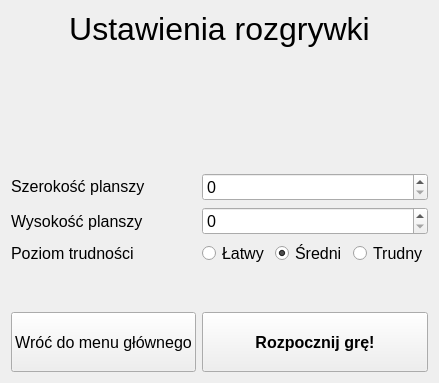
      <widget class="QWidget" name="optionGamePage">
       <layout class="QGridLayout" name="gridLayout_2">
        <item row="7" column="0" colspan="2">
         <spacer name="verticalSpacer_2">
          <property name="orientation">
           <enum>Qt::Vertical</enum>
          </property>
          <property name="sizeHint" stdset="0">
           <size>
            <width>20</width>
            <height>40</height>
           </size>
          </property>
         </spacer>
        </item>
        <item row="5" column="1">
         <widget class="QSpinBox" name="spinBoxHeight">
          <property name="sizePolicy">
           <sizepolicy hsizetype="Minimum" vsizetype="Preferred">
            <horstretch>0</horstretch>
            <verstretch>0</verstretch>
           </sizepolicy>
          </property>
          <property name="font">
           <font>
            <pointsize>12</pointsize>
           </font>
          </property>
         </widget>
        </item>
        <item row="6" column="0">
         <widget class="QLabel" name="labelLevel">
          <property name="font">
           <font>
            <pointsize>12</pointsize>
           </font>
          </property>
          <property name="autoFillBackground">
           <bool>true</bool>
          </property>
          <property name="text">
           <string>Poziom trudności</string>
          </property>
          <property name="margin">
           <number>10</number>
          </property>
          <property name="indent">
           <number>0</number>
          </property>
         </widget>
        </item>
        <item row="9" column="1">
         <widget class="QPushButton" name="buttonStartGame">
          <property name="sizePolicy">
           <sizepolicy hsizetype="Preferred" vsizetype="Preferred">
            <horstretch>0</horstretch>
            <verstretch>0</verstretch>
           </sizepolicy>
          </property>
          <property name="minimumSize">
           <size>
            <width>0</width>
            <height>60</height>
           </size>
          </property>
          <property name="font">
           <font>
            <pointsize>12</pointsize>
            <weight>75</weight>
            <bold>true</bold>
           </font>
          </property>
          <property name="cursor">
           <cursorShape>PointingHandCursor</cursorShape>
          </property>
          <property name="text">
           <string>Rozpocznij grę!</string>
          </property>
         </widget>
        </item>
        <item row="4" column="1">
         <widget class="QSpinBox" name="spinBoxWidth">
          <property name="sizePolicy">
           <sizepolicy hsizetype="Minimum" vsizetype="Preferred">
            <horstretch>0</horstretch>
            <verstretch>0</verstretch>
           </sizepolicy>
          </property>
          <property name="font">
           <font>
            <pointsize>12</pointsize>
           </font>
          </property>
         </widget>
        </item>
        <item row="0" column="0" colspan="2">
         <widget class="QLabel" name="labelHeader">
          <property name="font">
           <font>
            <pointsize>24</pointsize>
           </font>
          </property>
          <property name="text">
           <string>Ustawienia rozgrywki</string>
          </property>
          <property name="alignment">
           <set>Qt::AlignCenter</set>
          </property>
         </widget>
        </item>
        <item row="1" column="0" colspan="2">
         <spacer name="verticalSpacer_1">
          <property name="orientation">
           <enum>Qt::Vertical</enum>
          </property>
          <property name="sizeHint" stdset="0">
           <size>
            <width>20</width>
            <height>40</height>
           </size>
          </property>
         </spacer>
        </item>
        <item row="3" column="0" colspan="2">
         <spacer name="verticalSpacer_4">
          <property name="orientation">
           <enum>Qt::Vertical</enum>
          </property>
          <property name="sizeHint" stdset="0">
           <size>
            <width>20</width>
            <height>40</height>
           </size>
          </property>
         </spacer>
        </item>
        <item row="9" column="0">
         <widget class="QPushButton" name="buttonBackToMenu">
          <property name="minimumSize">
           <size>
            <width>0</width>
            <height>60</height>
           </size>
          </property>
          <property name="font">
           <font>
            <pointsize>12</pointsize>
           </font>
          </property>
          <property name="text">
           <string>Wróć do menu głównego</string>
          </property>
         </widget>
        </item>
        <item row="4" column="0">
         <widget class="QLabel" name="labelWidth">
          <property name="sizePolicy">
           <sizepolicy hsizetype="Preferred" vsizetype="Preferred">
            <horstretch>0</horstretch>
            <verstretch>0</verstretch>
           </sizepolicy>
          </property>
          <property name="minimumSize">
           <size>
            <width>0</width>
            <height>0</height>
           </size>
          </property>
          <property name="font">
           <font>
            <pointsize>12</pointsize>
           </font>
          </property>
          <property name="autoFillBackground">
           <bool>true</bool>
          </property>
          <property name="text">
           <string>Szerokość planszy</string>
          </property>
          <property name="textFormat">
           <enum>Qt::RichText</enum>
          </property>
          <property name="scaledContents">
           <bool>false</bool>
          </property>
          <property name="margin">
           <number>10</number>
          </property>
          <property name="indent">
           <number>0</number>
          </property>
         </widget>
        </item>
        <item row="5" column="0">
         <widget class="QLabel" name="labelHeight">
          <property name="font">
           <font>
            <pointsize>12</pointsize>
           </font>
          </property>
          <property name="autoFillBackground">
           <bool>true</bool>
          </property>
          <property name="text">
           <string>Wysokość planszy</string>
          </property>
          <property name="margin">
           <number>10</number>
          </property>
          <property name="indent">
           <number>0</number>
          </property>
         </widget>
        </item>
        <item row="2" column="0" colspan="2">
         <spacer name="verticalSpacer_3">
          <property name="orientation">
           <enum>Qt::Vertical</enum>
          </property>
          <property name="sizeHint" stdset="0">
           <size>
            <width>20</width>
            <height>40</height>
           </size>
          </property>
         </spacer>
        </item>
        <item row="6" column="1">
         <layout class="QHBoxLayout" name="horizontalLayout">
          <item>
           <widget class="QRadioButton" name="radioHardGame">
            <property name="sizePolicy">
             <sizepolicy hsizetype="Minimum" vsizetype="Preferred">
              <horstretch>0</horstretch>
              <verstretch>0</verstretch>
             </sizepolicy>
            </property>
            <property name="minimumSize">
             <size>
              <width>0</width>
              <height>0</height>
             </size>
            </property>
            <property name="font">
             <font>
              <pointsize>12</pointsize>
             </font>
            </property>
            <property name="cursor">
             <cursorShape>PointingHandCursor</cursorShape>
            </property>
            <property name="layoutDirection">
             <enum>Qt::LeftToRight</enum>
            </property>
            <property name="autoFillBackground">
             <bool>true</bool>
            </property>
            <property name="text">
             <string>Łatwy</string>
            </property>
           </widget>
          </item>
          <item>
           <widget class="QRadioButton" name="radioMediumGame">
            <property name="sizePolicy">
             <sizepolicy hsizetype="Minimum" vsizetype="Preferred">
              <horstretch>0</horstretch>
              <verstretch>0</verstretch>
             </sizepolicy>
            </property>
            <property name="minimumSize">
             <size>
              <width>0</width>
              <height>0</height>
             </size>
            </property>
            <property name="font">
             <font>
              <pointsize>12</pointsize>
             </font>
            </property>
            <property name="cursor">
             <cursorShape>PointingHandCursor</cursorShape>
            </property>
            <property name="autoFillBackground">
             <bool>true</bool>
            </property>
            <property name="text">
             <string>Średni</string>
            </property>
            <property name="checked">
             <bool>true</bool>
            </property>
           </widget>
          </item>
          <item>
           <widget class="QRadioButton" name="radioEasyGame">
            <property name="sizePolicy">
             <sizepolicy hsizetype="Minimum" vsizetype="Preferred">
              <horstretch>0</horstretch>
              <verstretch>0</verstretch>
             </sizepolicy>
            </property>
            <property name="minimumSize">
             <size>
              <width>0</width>
              <height>0</height>
             </size>
            </property>
            <property name="baseSize">
             <size>
              <width>0</width>
              <height>0</height>
             </size>
            </property>
            <property name="font">
             <font>
              <pointsize>12</pointsize>
             </font>
            </property>
            <property name="cursor">
             <cursorShape>PointingHandCursor</cursorShape>
            </property>
            <property name="autoFillBackground">
             <bool>true</bool>
            </property>
            <property name="styleSheet">
             <string notr="true"/>
            </property>
            <property name="text">
             <string>Trudny</string>
            </property>
           </widget>
          </item>
         </layout>
        </item>
       </layout>
      </widget>
